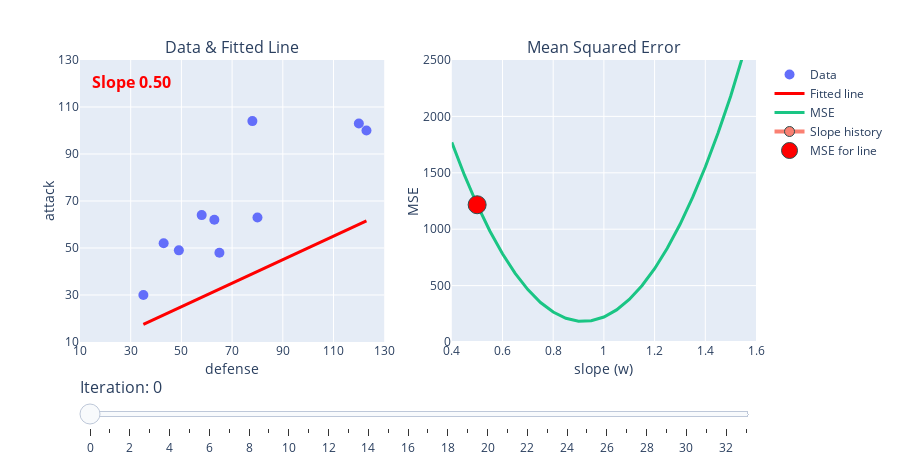

Source (notebook cell):
### Code cell
plot_gradient_descent(x, y, w=0.5, alpha=1.5e-4)

### Figure 1 — Plotly figure (JSON) as saved in the notebook; plotly's stock layout.template omitted (floating-point values rounded to 4 significant figures)
{"data": [{"marker": {"size": 10}, "mode": "markers", "name": "Data", "type": "scatter", "x": [35, 43, 49, 58, 63, 65, 78, 80, 120, 123], "xaxis": "x", "y": [30, 52, 49, 64, 62, 48, 104, 63, 103, 100], "yaxis": "y"}, {"line": {"color": "red", "width": 3}, "mode": "lines", "name": "Fitted line", "type": "scatter", "x": [35, 43, 49, 58, 63, 65, 78, 80, 120, 123], "xaxis": "x", "y": [17.5, 21.5, 24.5, 29, 31.5, 32.5, 39, 40, 60, 61.5], "yaxis": "y"}, {"line": {"color": "#1ac584", "width": 3}, "mode": "lines", "name": "MSE", "type": "scatter", "x": [0.4, 0.45, 0.5, 0.55, 0.6, 0.65, 0.7, 0.75, 0.8, 0.85, 0.9, 0.95, 1.0, 1.05, 1.1, 1.15, 1.2, 1.25, 1.3, 1.35, 1.4, 1.45, 1.5, 1.55, 1.6], "xaxis": "x2", "y": [1770.0, 1479.0, 1217.0, 984.4, 781.5, 608.2, 464.4, 350.1, 265.3, 210.1, 184.4, 188.2, 221.5, 284.4, 376.7, 498.6, 650.0, 831.0, 1041.0, 1281.0, 1551.0, 1850.0, 2179.0, 2537.0, 2924.0], "yaxis": "y2"}, {"line": {"color": "salmon", "width": 4}, "marker": {"line": {"color": "DarkSlateGrey", "width": 1}, "size": 10}, "mode": "markers+lines", "name": "Slope history", "type": "scatter", "x": [0.5], "xaxis": "x2", "y": [1217.0], "yaxis": "y2"}, {"line": {"color": "red"}, "marker": {"line": {"color": "DarkSlateGrey", "width": 1}, "size": 18}, "mode": "markers", "name": "MSE for line", "type": "scatter", "x": [0.5], "xaxis": "x2", "y": [1217.0], "yaxis": "y2"}, {"mode": "text", "showlegend": false, "text": "<b>Slope 0.50<b>", "textfont": {"color": "red", "size": 16}, "type": "scatter", "x": [30.3], "xaxis": "x", "y": [120], "yaxis": "y"}], "layout": {"annotations": [{"font": {"size": 16}, "showarrow": false, "text": "Data & Fitted Line", "x": 0.225, "xanchor": "center", "xref": "paper", "y": 1, "yanchor": "bottom", "yref": "paper"}, {"font": {"size": 16}, "showarrow": false, "text": "Mean Squared Error", "x": 0.775, "xanchor": "center", "xref": "paper", "y": 1, "yanchor": "bottom", "yref": "paper"}], "height": 475, "margin": {"t": 60}, "sliders": [{"currentvalue": {"font": {"size": 16}, "prefix": "Iteration: ", "visible": true}, "pad": {"b": 10, "t": 30}, "steps": [{"args": [[0], {"frame": {"duration": 0, "easing": "linear", "redraw": false}, "transition": {"duration": 0, "easing": "linear"}}], "label": "0", "method": "animate"}, {"args": [[1], {"frame": {"duration": 0, "easing": "linear", "redraw": false}, "transition": {"duration": 0, "easing": "linear"}}], "label": "1", "method": "animate"}, {"args": [[2], {"frame": {"duration": 0, "easing": "linear", "redraw": false}, "transition": {"duration": 0, "easing": "linear"}}], "label": "2", "method": "animate"}, {"args": [[3], {"frame": {"duration": 0, "easing": "linear", "redraw": false}, "transition": {"duration": 0, "easing": "linear"}}], "label": "3", "method": "animate"}, {"args": [[4], {"frame": {"duration": 0, "easing": "linear", "redraw": false}, "transition": {"duration": 0, "easing": "linear"}}], "label": "4", "method": "animate"}, {"args": [[5], {"frame": {"duration": 0, "easing": "linear", "redraw": false}, "transition": {"duration": 0, "easing": "linear"}}], "label": "5", "method": "animate"}, {"args": [[6], {"frame": {"duration": 0, "easing": "linear", "redraw": false}, "transition": {"duration": 0, "easing": "linear"}}], "label": "6", "method": "animate"}, {"args": [[7], {"frame": {"duration": 0, "easing": "linear", "redraw": false}, "transition": {"duration": 0, "easing": "linear"}}], "label": "7", "method": "animate"}, {"args": [[8], {"frame": {"duration": 0, "easing": "linear", "redraw": false}, "transition": {"duration": 0, "easing": "linear"}}], "label": "8", "method": "animate"}, {"args": [[9], {"frame": {"duration": 0, "easing": "linear", "redraw": false}, "transition": {"duration": 0, "easing": "linear"}}], "label": "9", "method": "animate"}, {"args": [[10], {"frame": {"duration": 0, "easing": "linear", "redraw": false}, "transition": {"duration": 0, "easing": "linear"}}], "label": "10", "method": "animate"}, {"args": [[11], {"frame": {"duration": 0, "easing": "linear", "redraw": false}, "transition": {"duration": 0, "easing": "linear"}}], "label": "11", "method": "animate"}, {"args": [[12], {"frame": {"duration": 0, "easing": "linear", "redraw": false}, "transition": {"duration": 0, "easing": "linear"}}], "label": "12", "method": "animate"}, {"args": [[13], {"frame": {"duration": 0, "easing": "linear", "redraw": false}, "transition": {"duration": 0, "easing": "linear"}}], "label": "13", "method": "animate"}, {"args": [[14], {"frame": {"duration": 0, "easing": "linear", "redraw": false}, "transition": {"duration": 0, "easing": "linear"}}], "label": "14", "method": "animate"}, {"args": [[15], {"frame": {"duration": 0, "easing": "linear", "redraw": false}, "transition": {"duration": 0, "easing": "linear"}}], "label": "15", "method": "animate"}, {"args": [[16], {"frame": {"duration": 0, "easing": "linear", "redraw": false}, "transition": {"duration": 0, "easing": "linear"}}], "label": "16", "method": "animate"}, {"args": [[17], {"frame": {"duration": 0, "easing": "linear", "redraw": false}, "transition": {"duration": 0, "easing": "linear"}}], "label": "17", "method": "animate"}, {"args": [[18], {"frame": {"duration": 0, "easing": "linear", "redraw": false}, "transition": {"duration": 0, "easing": "linear"}}], "label": "18", "method": "animate"}, {"args": [[19], {"frame": {"duration": 0, "easing": "linear", "redraw": false}, "transition": {"duration": 0, "easing": "linear"}}], "label": "19", "method": "animate"}, {"args": [[20], {"frame": {"duration": 0, "easing": "linear", "redraw": false}, "transition": {"duration": 0, "easing": "linear"}}], "label": "20", "method": "animate"}, {"args": [[21], {"frame": {"duration": 0, "easing": "linear", "redraw": false}, "transition": {"duration": 0, "easing": "linear"}}], "label": "21", "method": "animate"}, {"args": [[22], {"frame": {"duration": 0, "easing": "linear", "redraw": false}, "transition": {"duration": 0, "easing": "linear"}}], "label": "22", "method": "animate"}, {"args": [[23], {"frame": {"duration": 0, "easing": "linear", "redraw": false}, "transition": {"duration": 0, "easing": "linear"}}], "label": "23", "method": "animate"}, {"args": [[24], {"frame": {"duration": 0, "easing": "linear", "redraw": false}, "transition": {"duration": 0, "easing": "linear"}}], "label": "24", "method": "animate"}, {"args": [[25], {"frame": {"duration": 0, "easing": "linear", "redraw": false}, "transition": {"duration": 0, "easing": "linear"}}], "label": "25", "method": "animate"}, {"args": [[26], {"frame": {"duration": 0, "easing": "linear", "redraw": false}, "transition": {"duration": 0, "easing": "linear"}}], "label": "26", "method": "animate"}, {"args": [[27], {"frame": {"duration": 0, "easing": "linear", "redraw": false}, "transition": {"duration": 0, "easing": "linear"}}], "label": "27", "method": "animate"}, {"args": [[28], {"frame": {"duration": 0, "easing": "linear", "redraw": false}, "transition": {"duration": 0, "easing": "linear"}}], "label": "28", "method": "animate"}, {"args": [[29], {"frame": {"duration": 0, "easing": "linear", "redraw": false}, "transition": {"duration": 0, "easing": "linear"}}], "label": "29", "method": "animate"}, {"args": [[30], {"frame": {"duration": 0, "easing": "linear", "redraw": false}, "transition": {"duration": 0, "easing": "linear"}}], "label": "30", "method": "animate"}, {"args": [[31], {"frame": {"duration": 0, "easing": "linear", "redraw": false}, "transition": {"duration": 0, "easing": "linear"}}], "label": "31", "method": "animate"}, {"args": [[32], {"frame": {"duration": 0, "easing": "linear", "redraw": false}, "transition": {"duration": 0, "easing": "linear"}}], "label": "32", "method": "animate"}, {"args": [[33], {"frame": {"duration": 0, "easing": "linear", "redraw": false}, "transition": {"duration": 0, "easing": "linear"}}], "label": "33", "method": "animate"}]}], "width": 900, "xaxis": {"anchor": "y", "domain": [0, 0.45], "dtick": 20, "range": [10, 130], "tick0": 10, "title": {"standoff": 0, "text": "defense"}}, "xaxis2": {"anchor": "y2", "domain": [0.55, 1], "dtick": 0.2, "range": [0.4, 1.6], "tick0": 0.4, "title": {"standoff": 0, "text": "slope (w)"}}, "yaxis": {"anchor": "x", "domain": [0, 1], "dtick": 20, "range": [10, 130], "tick0": 10, "title": {"standoff": 0, "text": "attack"}}, "yaxis2": {"anchor": "x2", "domain": [0, 1], "range": [0, 2500], "title": {"standoff": 0, "text": "MSE"}}}}
